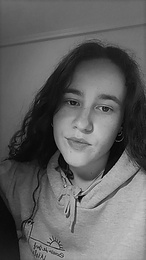
%> input picture practica6/nerea_gallego.jpg, 146 x 260 px, shrunk from 467 x 830 before the run
$ octave P62.m   (GNU Octave 9; MATLAB toolbox functions it lacks are replaced by stand-ins)
%> lines starting %> are read from the running program, lines starting %| are printed output that depends on the picture
### practica6/getDescomposicion.m
function Xhat = getDescomposicion(U,S,V,k)
    S2 = S(k,k);
    U2 = U(:,k);
    V2 = V(k,:);
    Xhat = U2*S2*V2;
end

### practica6/getDescomposicionAcum.m
function Xhat = getDescomposicionAcum(U,S,V,k)
    S2 = S(1:k,:);
    Xhat = U(:,1:k)*S2(:,1:k)*V(1:k,:);
end

### practica6/P62.m
%% Lab 6.2: SVD

clear all
close all

% use YOUR image!
I = imread('nerea_gallego.jpg');
%> I is the input picture: size 260x146x3 uint8; min 0, max 209, mean 98.1

% Convert to B&W
BW = rgb2gray(I);

% Convert data to double
X=im2double(BW);

% show image
figure(1);
colormap(gray);
imshow(X);
axis off;

% Apply SVD
[U,S,V]=svd(X);
V = V';
S2 = diag(S);
%> S2 = 146 values, max 78.48 at index 1, min 0.0191 at index 146, mean 1.58
% figure(5);
% colormap(gray);
% imshow(U*S*V);
% axis off;
% Plot first 5 components

for k = 1:5
    figure();
    colormap(gray);
    Xhat = getDescomposicion(U,S,V,k);
    imshow(Xhat);
    axis off;
end
%> this loop made 5 passes
%> S2 in getDescomposicion on passes 1 to 5: 78.48, 18.1, 14.58, 9.86, 7.64
%> pass 1, `imshow(Xhat);`:
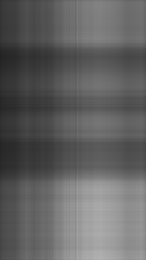
%> displayed picture: size 260x146, on the screen's scale of 0 to 255; min 34, max 176, mean 97.6
%> pass 2, `imshow(Xhat);`:
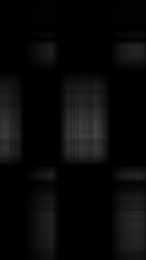
%> displayed picture: size 260x146, on the screen's scale of 0 to 255; min 0, max 67, mean 8.8

% Plot the image reconstructed with 1, 2, 5, 10, 20, and the total number
% of components
for k = [1 2 5 10 20 rank(X)],
    figure();
    colormap(gray);
    Xhat = getDescomposicionAcum(U,S,V,k);
    imshow(Xhat);
    axis off;
end
%> this loop made 6 passes
%> k on passes 3 to 6: 5, 10, 20, 146
%> pass 2, `imshow(Xhat);`:
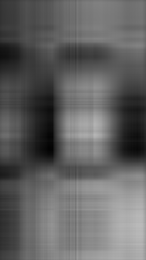
%> displayed picture: size 260x146, on the screen's scale of 0 to 255; min 3, max 186, mean 97.5

% Find the value of k that maintains 90% of variability
k = 1

while k <= rank(X) && sum(S2(1:k))/sum(S2) < 0.9
    k = k + 1
end
%> this loop made 60 passes

% Plot the image reconstructed with the first  k components
figure();
colormap(gray);
Xhat = getDescomposicionAcum(U,S,V,k);
imshow(Xhat);
axis off;
% Compute and show savings in space
U2 = U(:,1:k);
S2 = S(1:k);
%> S2 = 61 values, max 78.48 at index 1, min 0 at index 2, mean 1.29
V2 = V(1:k,:);
total = size(X,1)*size(X,2);
%> total = 37960
new = (size(U2,1)*size(U2,2)+size(S2,1)*size(S2,2)+size(V2,1)*size(V2,2));
%> new = 24827
(total - new)*100/total
%> ans = 34.6

$ run again, with practica6/turing.png saved as practica6/nerea_gallego.jpg
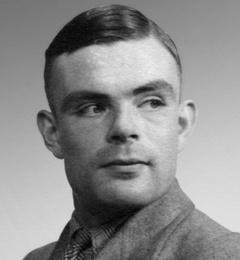
%> input picture practica6/turing.png, 240 x 260 px, shrunk from 380 x 412 before the run
%> I is the input picture: size 260x240x3 uint8; min 0, max 241, mean 140.9
%> `S2 = diag(S);`: S2 = 240 values, max 143.3 at index 1, min 0.00251 at index 240, mean 1.37
%> the loop `for k = 1:5` made 5 passes
%> S2 in getDescomposicion on passes 1 to 5: 143.3, 30.65, 12.65, 11.78, 9.23
%> pass 1, `imshow(Xhat);`:
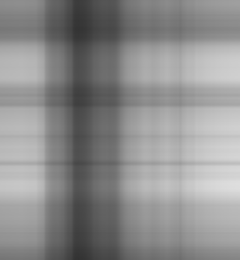
%> displayed picture: size 260x240, on the screen's scale of 0 to 255; min 50, max 222, mean 141
%> the loop `for k = [1 2 5 10 20 rank(X)],` made 6 passes
%> k on passes 3 to 6: 5, 10, 20, 240
%> pass 2, `imshow(Xhat);`:
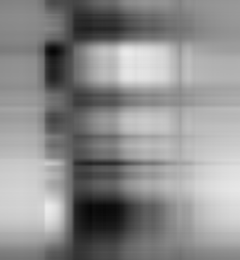
%> displayed picture: size 260x240, on the screen's scale of 0 to 255; min 5, max 236, mean 140.9
%> the loop `while k <= rank(X) && sum(S2(1:k))/sum(S2) < 0.9` made 44 passes
%> `S2 = S(1:k);`: S2 = 45 values, max 143.3 at index 1, min 0 at index 2, mean 3.18
